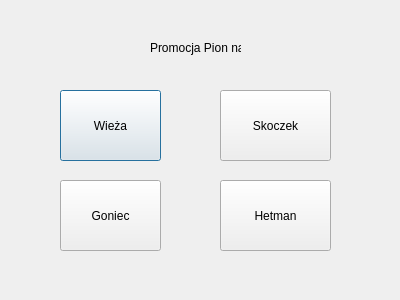
<?xml version="1.0" encoding="UTF-8"?>
<ui version="4.0">
 <class>Promocja</class>
 <widget class="QDialog" name="Promocja">
  <property name="geometry">
   <rect>
    <x>0</x>
    <y>0</y>
    <width>400</width>
    <height>300</height>
   </rect>
  </property>
  <property name="windowTitle">
   <string>Dialog</string>
  </property>
  <widget class="QPushButton" name="bWieza">
   <property name="geometry">
    <rect>
     <x>60</x>
     <y>90</y>
     <width>101</width>
     <height>71</height>
    </rect>
   </property>
   <property name="text">
    <string>Wieża</string>
   </property>
   <property name="icon">
    <iconset resource="figury.qrc">
     <normaloff>:/new/ww.png</normaloff>:/new/ww.png</iconset>
   </property>
   <property name="iconSize">
    <size>
     <width>60</width>
     <height>60</height>
    </size>
   </property>
  </widget>
  <widget class="QPushButton" name="bSkoczek">
   <property name="geometry">
    <rect>
     <x>220</x>
     <y>90</y>
     <width>111</width>
     <height>71</height>
    </rect>
   </property>
   <property name="text">
    <string>Skoczek</string>
   </property>
   <property name="icon">
    <iconset resource="figury.qrc">
     <normaloff>:/new/kw.png</normaloff>:/new/kw.png</iconset>
   </property>
   <property name="iconSize">
    <size>
     <width>60</width>
     <height>60</height>
    </size>
   </property>
  </widget>
  <widget class="QPushButton" name="bGoniec">
   <property name="geometry">
    <rect>
     <x>60</x>
     <y>180</y>
     <width>101</width>
     <height>71</height>
    </rect>
   </property>
   <property name="text">
    <string>Goniec</string>
   </property>
   <property name="icon">
    <iconset resource="figury.qrc">
     <normaloff>:/new/gw.png</normaloff>:/new/gw.png</iconset>
   </property>
   <property name="iconSize">
    <size>
     <width>60</width>
     <height>60</height>
    </size>
   </property>
  </widget>
  <widget class="QPushButton" name="bHetman">
   <property name="geometry">
    <rect>
     <x>220</x>
     <y>180</y>
     <width>111</width>
     <height>71</height>
    </rect>
   </property>
   <property name="text">
    <string>Hetman</string>
   </property>
   <property name="icon">
    <iconset resource="figury.qrc">
     <normaloff>:/new/hw.png</normaloff>:/new/hw.png</iconset>
   </property>
   <property name="iconSize">
    <size>
     <width>60</width>
     <height>60</height>
    </size>
   </property>
  </widget>
  <widget class="QLabel" name="label">
   <property name="geometry">
    <rect>
     <x>150</x>
     <y>40</y>
     <width>91</width>
     <height>16</height>
    </rect>
   </property>
   <property name="text">
    <string>Promocja Pion na:</string>
   </property>
  </widget>
 </widget>
 <resources>
  <include location="figury.qrc"/>
 </resources>
 <connections/>
</ui>
